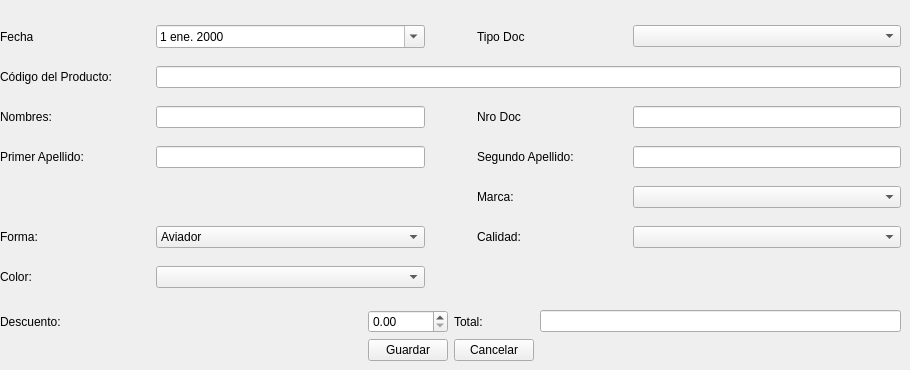
   <widget class="QWidget" name="tab_2">
    <attribute name="title">
     <string>Monturas</string>
    </attribute>
    <widget class="QWidget" name="layoutWidget_2">
     <property name="geometry">
      <rect>
       <x>0</x>
       <y>0</y>
       <width>901</width>
       <height>361</height>
      </rect>
     </property>
     <layout class="QGridLayout" name="gridLayout_7">
      <item row="0" column="0">
       <layout class="QGridLayout" name="gridLayout_8">
        <item row="4" column="0">
         <widget class="QLabel" name="label_46">
          <property name="text">
           <string>Código del Producto:</string>
          </property>
         </widget>
        </item>
        <item row="7" column="3">
         <widget class="QLabel" name="label_42">
          <property name="text">
           <string>Marca:</string>
          </property>
         </widget>
        </item>
        <item row="0" column="2">
         <spacer name="horizontalSpacer_19">
          <property name="orientation">
           <enum>Qt::Horizontal</enum>
          </property>
          <property name="sizeType">
           <enum>QSizePolicy::Fixed</enum>
          </property>
          <property name="sizeHint" stdset="0">
           <size>
            <width>40</width>
            <height>13</height>
           </size>
          </property>
         </spacer>
        </item>
        <item row="5" column="0">
         <widget class="QLabel" name="label_43">
          <property name="text">
           <string>Nombres:</string>
          </property>
         </widget>
        </item>
        <item row="8" column="1">
         <widget class="QComboBox" name="comboBox">
          <item>
           <property name="text">
            <string>Aviador</string>
           </property>
          </item>
          <item>
           <property name="text">
            <string>New Item</string>
           </property>
          </item>
         </widget>
        </item>
        <item row="9" column="0">
         <widget class="QLabel" name="label_41">
          <property name="text">
           <string>Color:</string>
          </property>
         </widget>
        </item>
        <item row="8" column="0">
         <widget class="QLabel" name="label_37">
          <property name="text">
           <string>Forma:</string>
          </property>
         </widget>
        </item>
        <item row="0" column="0">
         <spacer name="horizontalSpacer_16">
          <property name="orientation">
           <enum>Qt::Horizontal</enum>
          </property>
          <property name="sizeType">
           <enum>QSizePolicy::Fixed</enum>
          </property>
          <property name="sizeHint" stdset="0">
           <size>
            <width>150</width>
            <height>13</height>
           </size>
          </property>
         </spacer>
        </item>
        <item row="0" column="3">
         <spacer name="horizontalSpacer_18">
          <property name="orientation">
           <enum>Qt::Horizontal</enum>
          </property>
          <property name="sizeType">
           <enum>QSizePolicy::Fixed</enum>
          </property>
          <property name="sizeHint" stdset="0">
           <size>
            <width>150</width>
            <height>13</height>
           </size>
          </property>
         </spacer>
        </item>
        <item row="0" column="4">
         <spacer name="horizontalSpacer_17">
          <property name="orientation">
           <enum>Qt::Horizontal</enum>
          </property>
          <property name="sizeType">
           <enum>QSizePolicy::Fixed</enum>
          </property>
          <property name="sizeHint" stdset="0">
           <size>
            <width>150</width>
            <height>13</height>
           </size>
          </property>
         </spacer>
        </item>
        <item row="0" column="1">
         <spacer name="horizontalSpacer_15">
          <property name="orientation">
           <enum>Qt::Horizontal</enum>
          </property>
          <property name="sizeType">
           <enum>QSizePolicy::Fixed</enum>
          </property>
          <property name="sizeHint" stdset="0">
           <size>
            <width>150</width>
            <height>13</height>
           </size>
          </property>
         </spacer>
        </item>
        <item row="9" column="1">
         <widget class="QComboBox" name="comboBox_3"/>
        </item>
        <item row="5" column="1">
         <widget class="QLineEdit" name="lineEdit_direccion_3"/>
        </item>
        <item row="3" column="1">
         <widget class="QDateEdit" name="dateEdit_fecha2">
          <property name="sizePolicy">
           <sizepolicy hsizetype="Expanding" vsizetype="Fixed">
            <horstretch>0</horstretch>
            <verstretch>0</verstretch>
           </sizepolicy>
          </property>
          <property name="locale">
           <locale language="Spanish" country="Peru"/>
          </property>
          <property name="calendarPopup">
           <bool>true</bool>
          </property>
         </widget>
        </item>
        <item row="6" column="0">
         <widget class="QLabel" name="label_44">
          <property name="text">
           <string>Primer Apellido:</string>
          </property>
         </widget>
        </item>
        <item row="3" column="0">
         <widget class="QLabel" name="label_38">
          <property name="text">
           <string>Fecha</string>
          </property>
         </widget>
        </item>
        <item row="8" column="4">
         <widget class="QComboBox" name="comboBox_4"/>
        </item>
        <item row="5" column="3">
         <widget class="QLabel" name="label_17">
          <property name="text">
           <string>Nro Doc</string>
          </property>
         </widget>
        </item>
        <item row="6" column="3">
         <widget class="QLabel" name="label_45">
          <property name="text">
           <string>Segundo Apellido:</string>
          </property>
         </widget>
        </item>
        <item row="8" column="3">
         <widget class="QLabel" name="label_50">
          <property name="text">
           <string>Calidad:</string>
          </property>
         </widget>
        </item>
        <item row="6" column="4">
         <widget class="QLineEdit" name="lineEdit_segundoApellido_3"/>
        </item>
        <item row="3" column="4">
         <widget class="QComboBox" name="cb_tipodoc_2"/>
        </item>
        <item row="6" column="1">
         <widget class="QLineEdit" name="lineEdit_nombres_3"/>
        </item>
        <item row="7" column="4">
         <widget class="QComboBox" name="comboBox_2"/>
        </item>
        <item row="5" column="4">
         <widget class="QLineEdit" name="lineEdit_3"/>
        </item>
        <item row="3" column="3">
         <widget class="QLabel" name="label_15">
          <property name="text">
           <string>Tipo Doc</string>
          </property>
         </widget>
        </item>
        <item row="4" column="1" colspan="4">
         <widget class="QLineEdit" name="lineEdit_primerApellido_3"/>
        </item>
       </layout>
      </item>
      <item row="2" column="0">
       <layout class="QGridLayout" name="gridLayout_9">
        <item row="1" column="3">
         <spacer name="horizontalSpacer_20">
          <property name="orientation">
           <enum>Qt::Horizontal</enum>
          </property>
          <property name="sizeHint" stdset="0">
           <size>
            <width>40</width>
            <height>20</height>
           </size>
          </property>
         </spacer>
        </item>
        <item row="1" column="0">
         <spacer name="horizontalSpacer_21">
          <property name="orientation">
           <enum>Qt::Horizontal</enum>
          </property>
          <property name="sizeHint" stdset="0">
           <size>
            <width>40</width>
            <height>20</height>
           </size>
          </property>
         </spacer>
        </item>
        <item row="1" column="1">
         <widget class="QPushButton" name="pushButton_Aceptar_3">
          <property name="text">
           <string>Guardar</string>
          </property>
          <property name="shortcut">
           <string>Ctrl+G</string>
          </property>
         </widget>
        </item>
        <item row="1" column="2">
         <widget class="QPushButton" name="pushButton_Cancelar_3">
          <property name="text">
           <string>Cancelar</string>
          </property>
          <property name="shortcut">
           <string>Esc</string>
          </property>
         </widget>
        </item>
        <item row="0" column="3">
         <widget class="QLineEdit" name="lineEdit_33"/>
        </item>
        <item row="0" column="2">
         <widget class="QLabel" name="label_52">
          <property name="text">
           <string>Total:</string>
          </property>
         </widget>
        </item>
        <item row="0" column="0">
         <widget class="QLabel" name="label_53">
          <property name="text">
           <string>Descuento:</string>
          </property>
         </widget>
        </item>
        <item row="0" column="1">
         <widget class="QDoubleSpinBox" name="doubleSpinBox_13"/>
        </item>
       </layout>
      </item>
     </layout>
    </widget>
   </widget>
